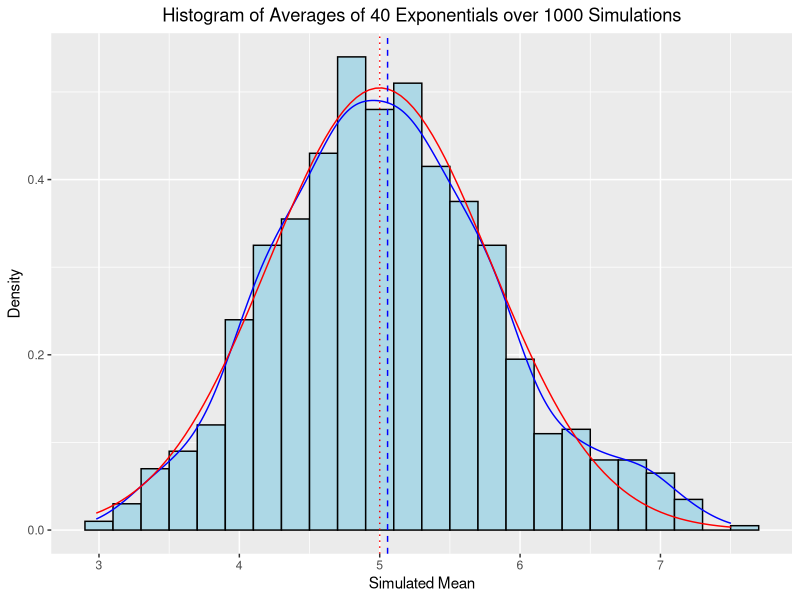
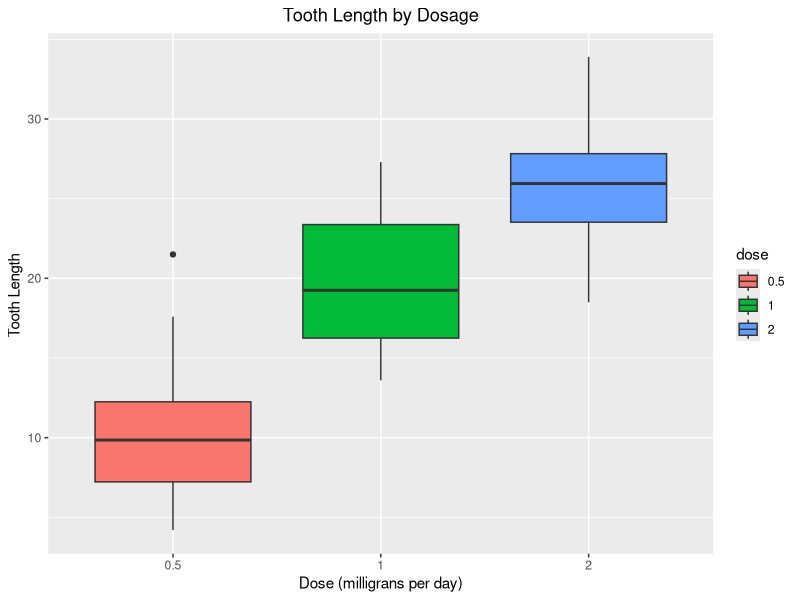
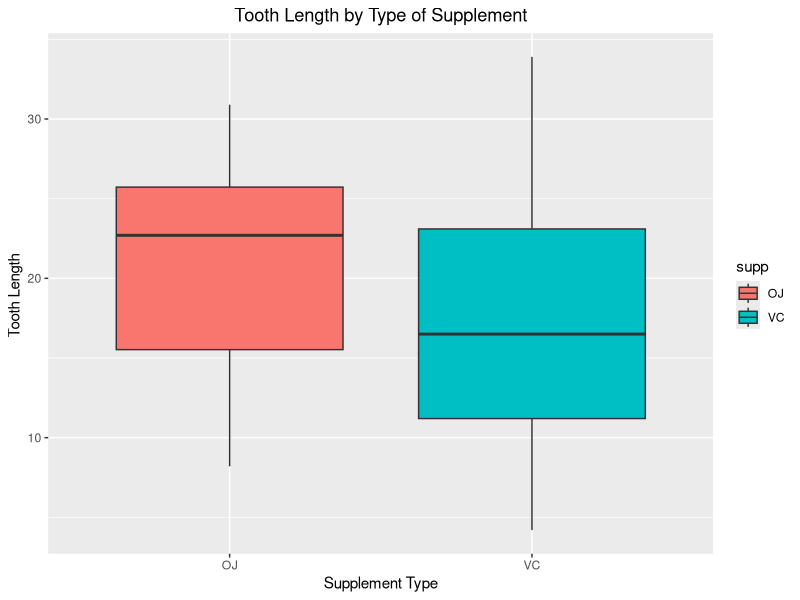

These charts were generated, in order, by the following R code:
## ---- chunk 1
knitr::opts_chunk$set(echo = TRUE)
knitr::opts_chunk$set( fig.path = "figs/fig-")
## ---- chunk 2
lambda <- 0.2
n <- 40
simulations <- 1000
## ---- chunk 3
set.seed(1337)
## ---- chunk 4
mean = NULL
for (i in 1 : 1000) mean = c(mean, mean(rexp(n, lambda)))
## ---- chunk 5
samplemean<-mean(mean)
## ---- chunk 6
theoreticalmean <- 1/lambda
## ---- chunk 7

samplevariance<-var(mean)
## ---- chunk 8

theoreticalvariance<- (1/lambda)^2/n
## ---- chunk 9
#Transforming the simulated data
data <- data.frame(mean)
#Plotting the Histogram overlayed by the Density of the Simulated Means and the Normal Distribution 
#with Parameters from the Exponential Distribution
library(ggplot2)
ggplot(data, aes(x=mean)) + 
        geom_histogram(aes(y = ..density..), binwidth = 0.2,  color ="black", fill = "lightblue") +
        geom_density(color = "blue") +
        stat_function(fun=dnorm,args=list(mean=1/lambda, sd=sqrt(theoreticalvariance)),
                      color = "red") +
        geom_vline(xintercept = theoreticalmean, linetype="dotted", color = "red") +
        geom_vline(xintercept = samplemean, linetype="dashed", color = "blue") +
        labs(title = "Histogram of Averages of 40 Exponentials over 1000 Simulations", 
             x = "Simulated Mean", y ="Density") +
        theme(plot.title = element_text(hjust = 0.5))
## ---- chunk 10
library(datasets)
library(knitr)
data(ToothGrowth)
kable(ToothGrowth[1:10, ])
## ---- chunk 11
library(ggplot2)
ToothGrowth$dose<-as.factor(ToothGrowth$dose)
ggplot(data = ToothGrowth, aes(x = dose, y = len)) +
  geom_boxplot(aes(fill=dose)) +
  labs(title="Tooth Length by Dosage", 
       x = "Dose (milligrans per day)",
       y = "Tooth Length ") +
  theme(plot.title = element_text(hjust = 0.5))
  
## ---- chunk 12
library(ggplot2)
ggplot(data = ToothGrowth, aes(x = supp, y = len)) +
  geom_boxplot(aes(fill=supp)) +
  labs(title="Tooth Length by Type of Supplement", 
       x = "Supplement Type",
       y = "Tooth Length ") +
  theme(plot.title = element_text(hjust = 0.5))
  
## ---- chunk 13
str(ToothGrowth)
## ---- chunk 14
summary(ToothGrowth$len)
summary(ToothGrowth$supp)
summary(ToothGrowth$dose)

## ---- chunk 15
t.test(len ~ supp, data = ToothGrowth, var.equal = FALSE)

## ---- chunk 16
library(dplyr)
ToothGrowth_Pair1 <- ToothGrowth %>% filter(dose %in% c(0.5, 1.0))
t.test(len ~  dose, data = ToothGrowth_Pair1, var.equal = FALSE)

## ---- chunk 17
library(dplyr)
ToothGrowth_Pair2 <- ToothGrowth %>% filter(dose %in% c(0.5, 2.0))
t.test(len ~  dose, data = ToothGrowth_Pair2, var.equal = FALSE)

## ---- chunk 18
library(dplyr)
ToothGrowth_Pair3 <- ToothGrowth %>% filter(dose %in% c(1.0, 2.0))
t.test(len ~  dose, data = ToothGrowth_Pair3, var.equal = FALSE)

